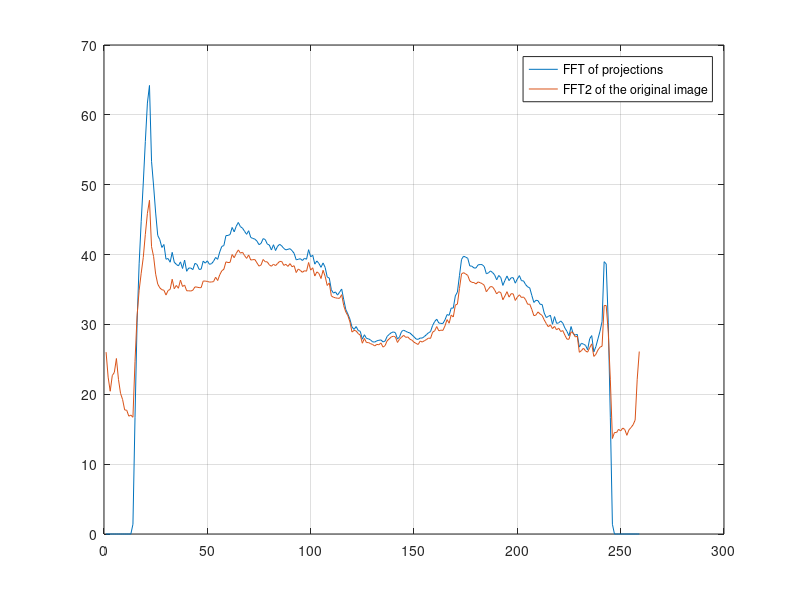

MATLAB code for this plot:
clear all;
clc;

%======================================================================
%In this program we verify the case that the size of Shepp-Logan is odd
%The even case is similar.
l = 129;
M = 2*l+1;
%======================================================================
x = phantom(M);
theta = 20;
X = fftshift(fft2(ifftshift(x)));
y = imrotate(x, -theta, 'bilinear', 'crop');
z = sum(y, 2);
Z = fftshift(fft(ifftshift(z)));
W = zeros(size(Z));
theta_arc = theta*pi/180;
costheta = cos(theta_arc);
sintheta = sin(theta_arc);
for cnt = 1:M
    omega = cnt-(M+1)/2;
    x = omega*costheta+(M+1)/2;
    y = omega*sintheta+(M+1)/2;
    newupx = floor(x);
    newdownx = ceil(x);
    newlefty = floor(y);
    newrighty = ceil(y);
    W(cnt) = X(newupx, newlefty)*(1-x+newupx)*(1-y+newlefty)+...
        +X(newupx, newrighty)*(1-x+newupx)*(y-newlefty)+...
        +X(newdownx, newlefty)*(x-newupx)*(1-y+newlefty)+...
        +X(newdownx, newrighty)*(x-newupx)*(y-newlefty);
    fprintf('[M=%f] omega=%f, x=%f, y=%f,\n newupx=%f, newdownx=%f, newlefty=%f, newrighty=%f\n\n',M, omega, x, y, newupx, newdownx, newlefty, newrighty);
end
z1 = fftshift(ifft2(ifftshift(Z)));
w1 = fftshift(ifft2(ifftshift(W)));
w2 = real(w1);
error = sum((w2-z).^2);
signal = sum(z.^2);
SNR = 10*log10(signal/error);
plot(z);
grid on;hold on; 
plot(w2);
legend('FFT of projections','FFT2 of the original image');